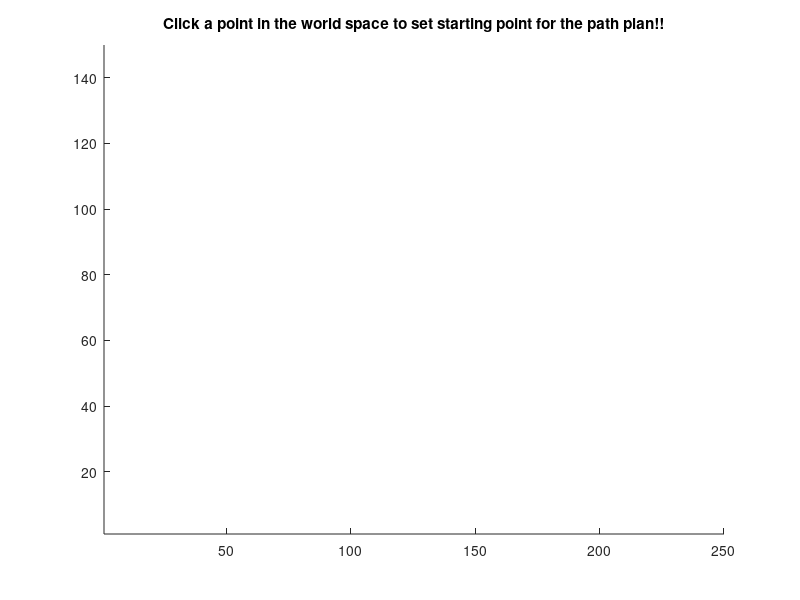

MATLAB code to generate this figure: (Note: this script raises an error after producing the figure.)
 %% Anirudh Topiwala
 %Project 3.
clc;clear all;close all;

%Here NodeSet is represented by X array.
% Ans NodesInfoSet is represented by Pnode. 
 
 % This is the main function. Here we run breadth first search algorith to
 % find the shortest Path to reach the goal node.
 button='Yes';  % This is to restart with a new set of (xstart,ystart) and (xgoal,ygoal)
 while(strcmp(button,'Yes'))

 
 %% Draw GUI = World space with Obstacles
rows=150;cols=250;resolution=1; %Resolution can be changed depending on User. Please note that with increase in resolution, path found may slightly go into the obstacles. I recommend to keep resolution as 1
% map = robotics.BinaryOccupancyGrid(rows,cols,resolution,'grid');
figure('units','normalized','outerposition',[0 0 1 1])
hold on
% show(map);
title('Click a point in the world space to set starting point for the path plan!!');
% grid on
axis([1 250 1 150])
% set(gca,'xtick',0:10:250,'ytick',0:10:150)
ax = gca;
ax.XTick = [0:20:250];
ax.YTick = [0:20:150];
% grid on
% grid minor
xsquare= [55,55,105,105];
ysquare=[67.5,112.5,112.5,67.5];
xcircle=180;ycircle=120;r=15;
xpolygon=[120,158, 165,188,168,145];
ypolygon=[55,51,89,51,14,14];

fill(xsquare,ysquare,'b');
fill(xpolygon,ypolygon,'b');
drawcircle(xcircle,ycircle,r);
% hold off;

%% Taking Input from User

% [xgoal,ygoal] = ginput(1);
% xgoal=121;ygoal=104;
check=1;
while(check==1) %While loop to check if values of (xstart,ystart,xgoal,ygoal) are valid or not.
title('Click a point in the world space to set starting point for the path plan!!');
[xstart,ystart]=ginput(1);
% xstarrt=2; ystart=3;
xstart=round(xstart); 
ystart=round(ystart);
xstart=xstart-mod(xstart,resolution); % This is done to adjust values according to resolution.
ystart=ystart-mod(ystart,resolution);% This is done to adjust values according to resolution.
title('Click a point in the world space to set end point for the path plan!!');
[xgoal,ygoal] = ginput(1);
% xgoal=4;ygoal=8;
xgoal=round(xgoal);
ygoal=round(ygoal);
xgoal=xgoal-mod(xgoal,resolution);% This is done to adjust values according to resoltion.
ygoal=ygoal-mod(ygoal,resolution);% This is done to adjust values according to resoltion.
    if(~(checkforexist(xstart,ystart)))
        uiwait(msgbox('Inavalid Start Point Input. Click a point inside the valid workspace'));
    elseif(~(checkforexist(xgoal,ygoal)))
         uiwait(msgbox('Inavalid End Point Input. Click a point inside the valid workspace'));
    else
         check=0;
    end
end
rectangle('Position',[xstart ystart resolution resolution ], 'FaceColor','red','EdgeColor','k');
rectangle('Position',[xgoal ygoal resolution resolution ], 'FaceColor','blue','EdgeColor','k');
%% Initialize
% xstart=1; ystart=1; xgoal=48;ygoal=56;
open= [xstart,ystart]; % Initializing the Nodes storage X.
X=[xstart,ystart];
cost(1)= 0;
c=0;
c2c(1)=0;
Pnode(:,:,1)=[1 1]; % Intializing the parentnode storage. (Not required
ncount=2; % Initializing Node count.
count=1;% Initialing parent node count.
k=1;
pcount=2;


closelist= [0 0];
resolution=1;
while(~isempty(open))

[m,index]=min(cost);
x= open(index,1); y= open(index,2);
[~,count]=ismember([x y],X,'rows');

if (x==xgoal && y==ygoal)
    break
end
%% checking Upper node
xy=[x,y+resolution];
nodenum=1;
[X,Pnode,ncount,pcount,open,cost,c2c,c]=addnode(xy,X,closelist,Pnode,xgoal,ygoal,ncount,count,pcount,nodenum,open,cost,c2c,c);


%% Checking Upper Right Node
xy=[x+resolution,y+resolution];
nodenum=0;
[X,Pnode,ncount,pcount,open,cost,c2c,c]=addnode(xy,X,closelist,Pnode,xgoal,ygoal,ncount,count,pcount,nodenum,open,cost,c2c,c);


%% Checking Right Node
xy=[x+resolution,y];
nodenum=1;
[X,Pnode,ncount,pcount,open,cost,c2c,c]=addnode(xy,X,closelist,Pnode,xgoal,ygoal,ncount,count,pcount,nodenum,open,cost,c2c,c);

%% Checking Down Right Node
xy=[x+resolution,y-resolution];
nodenum=0;
[X,Pnode,ncount,pcount,open,cost,c2c,c]=addnode(xy,X,closelist,Pnode,xgoal,ygoal,ncount,count,pcount,nodenum,open,cost,c2c,c);

%% Checking Down Node.
xy=[x,y-resolution];
nodenum=1;
[X,Pnode,ncount,pcount,open,cost,c2c,c]=addnode(xy,X,closelist,Pnode,xgoal,ygoal,ncount,count,pcount,nodenum,open,cost,c2c,c);

%% Checking Down Left Node.
xy=[x-resolution,y-resolution];
nodenum=0;
[X,Pnode,ncount,pcount,open,cost,c2c,c]=addnode(xy,X,closelist,Pnode,xgoal,ygoal,ncount,count,pcount,nodenum,open,cost,c2c,c);

%% Checking Left Node
xy=[x-resolution,y];
nodenum=1;
[X,Pnode,ncount,pcount,open,cost,c2c,c]=addnode(xy,X,closelist,Pnode,xgoal,ygoal,ncount,count,pcount,nodenum,open,cost,c2c,c);

%% Checking Upper Left Node
xy=[x-resolution,y+resolution];
nodenum=0;
[X,Pnode,ncount,pcount,open,cost,c2c,c]=addnode(xy,X,closelist,Pnode,xgoal,ygoal,ncount,count,pcount,nodenum,open,cost,c2c,c);




%% Popping out of open list
cost(index)=[];
open(index,:)=[];
c2c(index)=[];
pcount=pcount-1;
%% Adding in close list
closelist= [x y;closelist];





end






%% Back Tracking the parent node to find the path
fin=0;l=1;
[~, ncountfinal]= ismember([xgoal,ygoal],X,'rows');
ncount=ncountfinal;
plt=X(ncount,:);
hold on
% plot(plt(1),plt(2),'*'); % Plotting the newley discovered closest node.
rectangle('Position',[plt(1) plt(2) resolution resolution ], 'FaceColor','green','EdgeColor','k'); %% Plotting explored Nodes.

count= Pnode(1,2,ncount);
plt=X(count,:);
% plot(plt(1),plt(2),'*'); % Plotting the newley discovered closest node.
rectangle('Position',[plt(1) plt(2) resolution resolution ], 'FaceColor','green','EdgeColor','k'); %% Plotting explored Nodes.

while(fin==0)
    count= Pnode(1,2,count);
    plt= X(count,:);
    if(plt(1)==xstart && plt(2)==ystart)
        fin=1;
    end
rectangle('Position',[plt(1) plt(2) resolution resolution ], 'FaceColor','green','EdgeColor','k'); %% Plotting explored Nodes.
%     plot(plt(1),plt(2),'*'); % Plotting the newley discovered closest node.

pause(0.002);

end
button = questdlg('Do you Want to try again');

if (strcmp(button,'Cancel') || strcmp(button,'No'))
    close all;
    break;
else
    close all;clc;clear all;
    button='Yes';
end
 end





